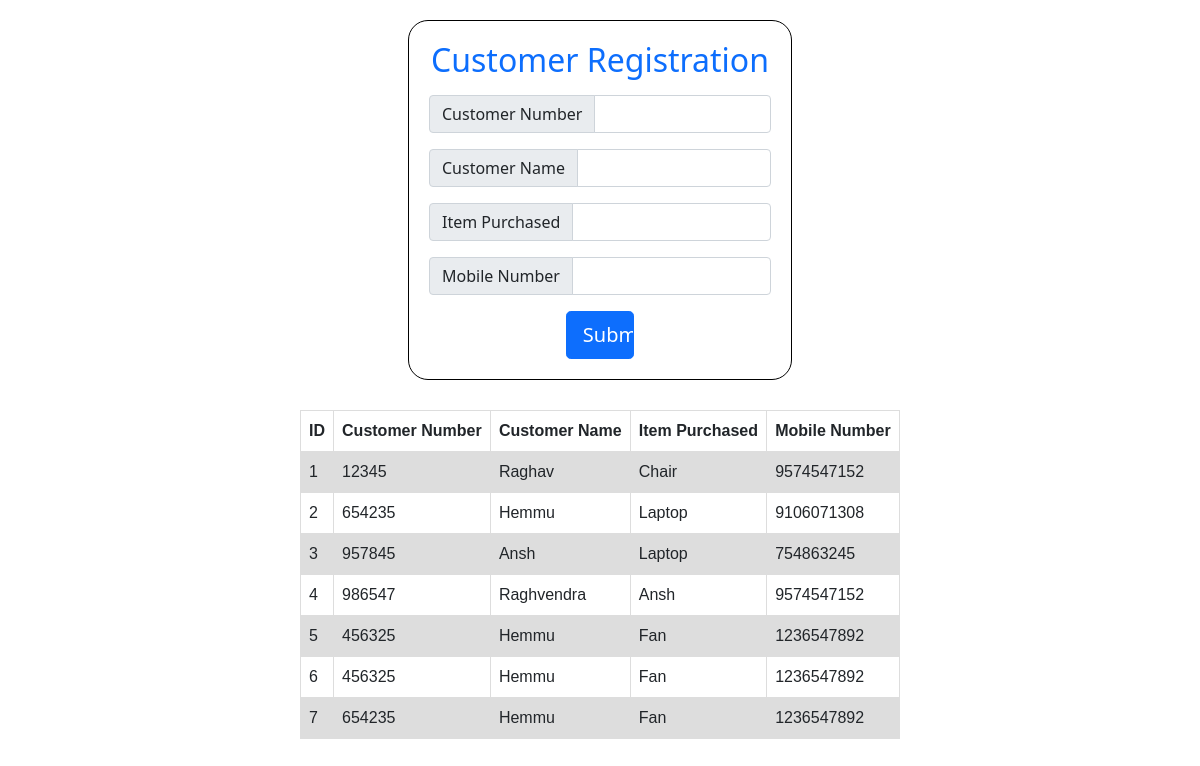
Page /14/index.php on the committed database.
### tables this page shows
CREATE TABLE `customer` (
  `id` int(11) NOT NULL,
  `Cust_no` varchar(10) NOT NULL,
  `Cust_name` varchar(30) NOT NULL,
  `Item_purchased` varchar(20) NOT NULL,
  `Mob_no` varchar(15) NOT NULL
);

### 14/index.php (the view, shortened to what this page needs)
<!DOCTYPE html>
<html lang="en">
<head>
    <link href="https://cdn.jsdelivr.net/npm/bootstrap@5.0.0-beta3/dist/css/bootstrap.min.css" rel="stylesheet">
</head>
<body>
    <form method="POST" action="register.php">
        <h2 class="text-center text-primary mb-3">Customer Registration</h2>
        <div class="input-group mb-3">
            <label class="input-group-text">Customer Number</label>
            <input class="form-control" type="text" name="cust_num">
        </div>
        <div class="input-group mb-3">
            <label class="input-group-text">Customer Name</label>
            <input class="form-control" type="text" name="cust_name">
        </div>
        <div class="input-group mb-3">
            <label class="input-group-text">Item Purchased</label>
            <input class="form-control" type="text" name="item_pur">
        </div>
        <div class="input-group mb-3">
            <label class="input-group-text">Mobile Number</label>
            <input class="form-control" type="text" name="mbl_num">
        </div>
        <input class="btn btn-primary btn-lg" type="submit" value="Submit">
    </form>
    <table>
        <tr>
            <th>ID</th>
            <th>Customer Number</th>
            <th>Customer Name</th>
            <th>Item Purchased</th>
            <th>Mobile Number</th>
        </tr>
        <?php
        $l = "localhost";
        $r = "root";
        $p = "";
        $db = "studreg";
        $con = mysqli_connect($l, $r, $p, $db);
        $query = "SELECT * FROM customer";
        if ($result = $con->query($query)) {
            while ($row = $result->fetch_assoc()) {
                $id = $row["id"];
                $Cust_no = $row["Cust_no"];
                $Cust_name = $row["Cust_name"];
                $Item_purchased = $row["Item_purchased"];
                $Mob_no = $row["Mob_no"];
                echo '
               <tr>
                  <td>' . $id . '</td>
                  <td>' . $Cust_no . '</td>
                  <td>' . $Cust_name . '</td>
                  <td>' . $Item_purchased . '</td>
                  <td>' . $Mob_no . '</td>
              </tr>
              ';
            }
        }
        ?>
    </table>
</body>
</html>

### 14/index.php (style rules this page uses)
form { width: 32%; border: 1px solid black; border-radius: 20px; padding: 20px; margin-left: auto; margin-right: auto; margin-top: 20px; }
.btn-primary { width: 20%; margin-left: 40%; }
table { margin-left: auto; margin-right: auto; margin-top: 30px; font-family: arial, sans-serif; border-collapse: collapse; width: 50%; }
td, th { border: 1px solid #dddddd; text-align: left; padding: 8px; }
tr:nth-child(even) { background-color: #dddddd; }

### rows in the picture
customer: id "1", Cust_no "12345", Cust_name "Raghav", Item_purchased "Chair", Mob_no "9574547152"
customer: id "2", Cust_no "654235", Cust_name "Hemmu", Item_purchased "Laptop", Mob_no "9106071308"
customer: id "3", Cust_no "957845", Cust_name "Ansh", Item_purchased "Laptop", Mob_no "754863245"
customer: id "4", Cust_no "986547", Cust_name "Raghvendra", Item_purchased "Ansh", Mob_no "9574547152"
customer: id "5", Cust_no "456325", Cust_name "Hemmu", Item_purchased "Fan", Mob_no "1236547892"
customer: id "6", Cust_no "456325", Cust_name "Hemmu", Item_purchased "Fan", Mob_no "1236547892"
customer: id "7", Cust_no "654235", Cust_name "Hemmu", Item_purchased "Fan", Mob_no "1236547892"
